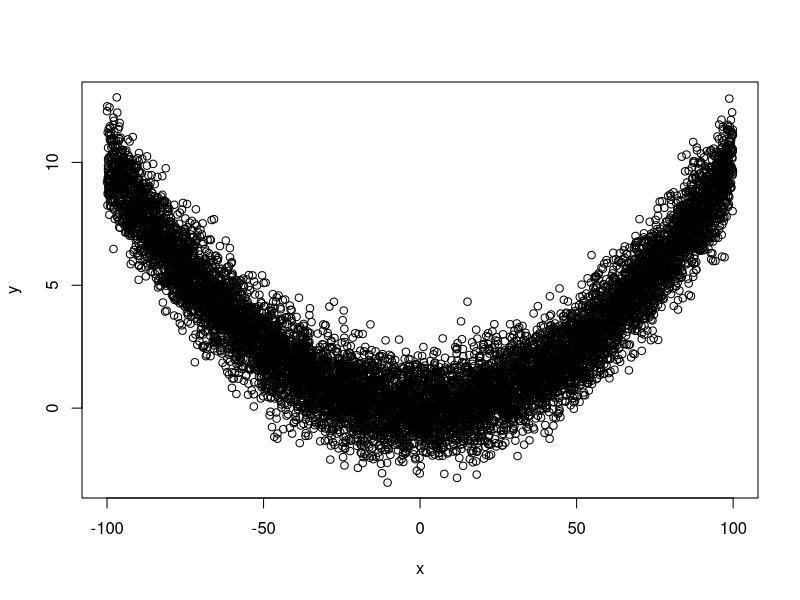
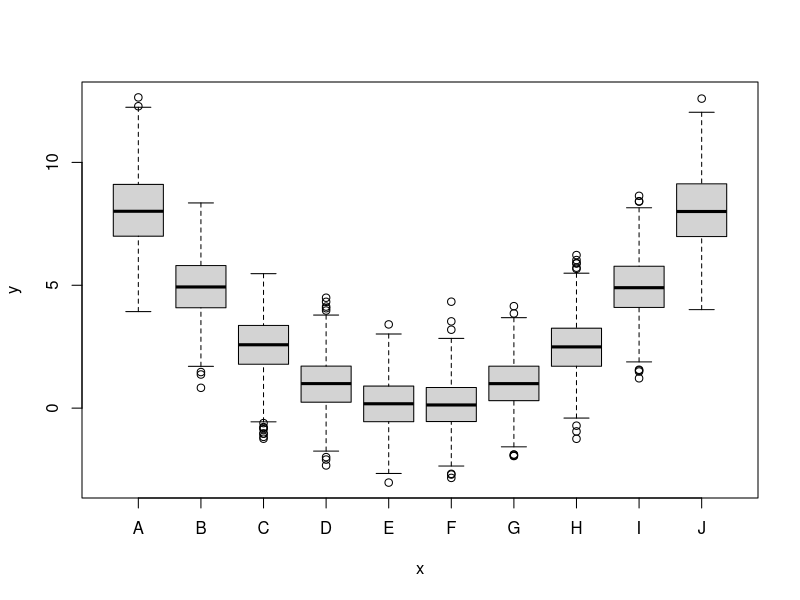

These figures' R source, in order: (Note: this script raises an error after producing the figures.)
N <- 10000

x <- runif(N, min=-100, max=100)
xcat <- cut(x, breaks=quantile(x, probs=0:10/10), include.lowest=T, labels=LETTERS[1:10])
y <- 0.001 * x^2 + rnorm(N)

plot(x,y)

plot(xcat, y)
sse <- function(actual, predicted) sum((actual - predicted)^2)

library(dplyr)
df <- data.frame(x, xcat, y)

cat_means <- df %>% group_by(xcat) %>% summarize(mean=mean(y))
# aggregate(y, by=list(xcat), mean)

df$pred1 <- mean(y)
df$pred2 <- cat_means[df$xcat,]$mean

sse1 <- with(df, sse(y, pred1))
sse2 <- with(df, sse(y, pred2))

1 - sse2/sse1

fit_cat <- lm(y ~ xcat)
summary(fit_cat)

df$pred3 <- df$x^2 * 0.001
sse3 <- with(df, sse(y, pred3))
1 - sse3/sse1

fit_num <- lm(y ~ I(x^2), data=df)
summary(fit_num)
